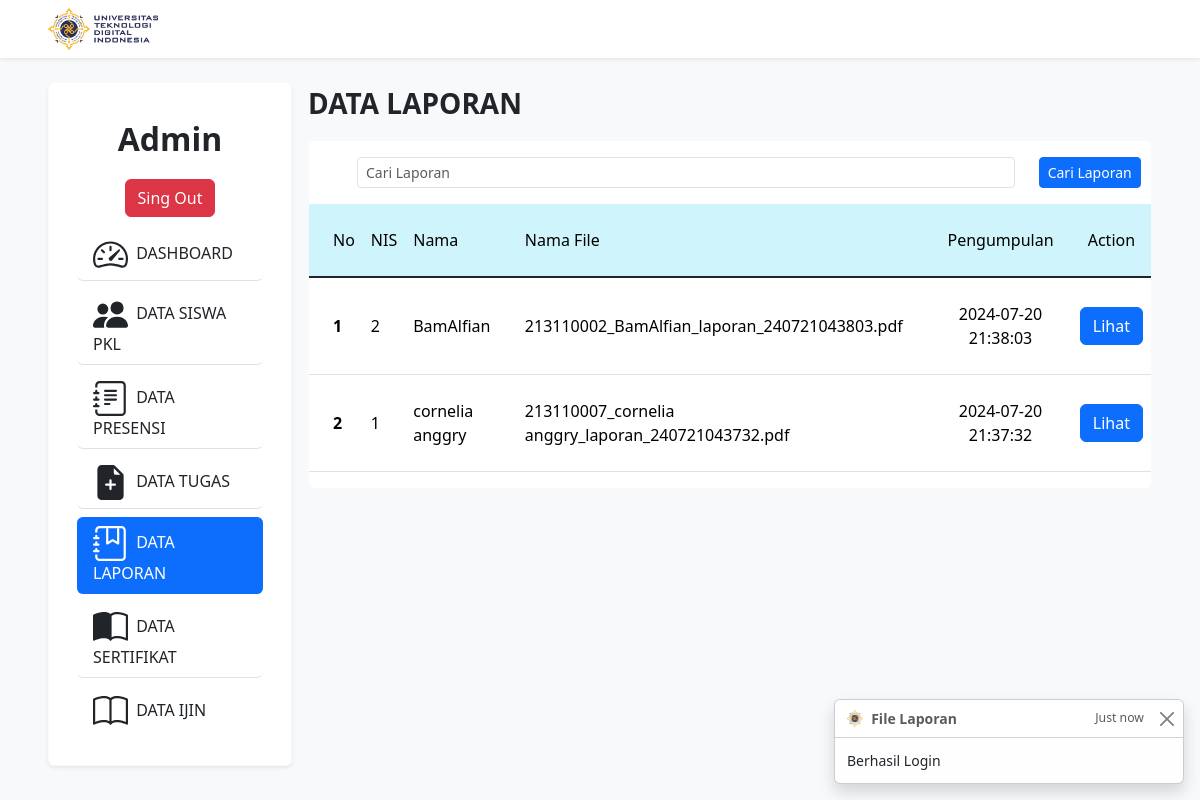
The page /admin/dataLaporan.php (signed in) on the database its author committed.
### tables this page shows
CREATE TABLE `tb_laporan` (
  `id` bigint NOT NULL,
  `nis` bigint NOT NULL,
  `file` varchar(255) NOT NULL,
  `pengumpulan` timestamp NOT NULL DEFAULT CURRENT_TIMESTAMP ON UPDATE CURRENT_TIMESTAMP
);

CREATE TABLE `tb_siswa` (
  `NIS` int NOT NULL,
  `username` text NOT NULL,
  `password` text NOT NULL,
  `nama` text NOT NULL,
  `jurusan` text NOT NULL,
  `asal_sekolah` text NOT NULL
);

### admin/dataLaporan.php (the view, shortened to what this page needs)
<?php
include('../config.php');
?>
<!doctype html>
<html lang="en">
<head>
    <link href="https://cdn.jsdelivr.net/npm/bootstrap@5.3.3/dist/css/bootstrap.min.css" rel="stylesheet">
</head>
<body>
    <div class="min-vh-100 bg-light">
        <nav class="navbar sticky-top shadow-sm" style="background-color: #fff;">
            <div class="px-5">
                <a class="navbar-brand fw-bold" href="#"><img src="../asset/image/utdi.png" alt="" width="10%"></a>
            </div>
        </nav>
        <div class="row gx-0">
            <div class="toast-container position-fixed bottom-0 end-0 p-3" style="z-index: 11">
                <?php
                if (isset($_SESSION['pesan'])) {
                ?>
                    <div id="liveToast" class="toast" role="alert" aria-live="assertive" aria-atomic="true">
                        <div class="toast-header">
                            <img src="../asset/image/logo.png" class="rounded me-2" alt="..." width="5%">
                            <strong class="me-auto">File Laporan</strong>
                            <small>Just now</small>
                            <button type="button" class="btn-close" data-bs-dismiss="toast" aria-label="Close"></button>
                        </div>
                        <div class="toast-body">
                            <?php echo $_SESSION['pesan']  ?>
                        </div>
                    </div>
                <?php
                }
                ?>
            </div>
            <div class="col-sm-3 mb-3 mb-sm-0">
                <div class="card border-light shadow-sm ms-5 me-2 my-4 ">
                    <?php include('../layouts/sidebar.php') ?>
                </div>
            </div>
            <div class="col-sm-9">
                <div class="d-flex justify-content-between align-items-center">
                    <p class="fs-3 fw-bold ps-2 pt-4">DATA LAPORAN</p>
                </div>
                <div class="card border-light me-5 ms-2">
                    <div class="card-body bs-bg-opacity-0 p-0">
                        <form action="<?php echo htmlspecialchars($_SERVER["PHP_SELF"]); ?>" method="get" class="ps-5 pt-3 pb-3">
                            <div class="row">
                                <div class="col-10">
                                    <input type="text" class="form-control form-control-sm" placeholder="Cari Laporan" name="cari" id="cari">
                                </div>
                                <div class="col-auto">
                                    <input type="submit" value="Cari Laporan" class="btn btn-primary btn-sm">
                                </div>
                            </div>
                        </form>
                        <table class="table">
                            <thead>
                                <tr class="table-info m-2">
                                    <td class="fw-medium align-middle">
                                        <p class="pt-3  ps-3">No</p>
                                    </td>
                                    <td class="fw-medium align-middle">
                                        <p class="pt-3 ">NIS</p>
                                    </td>
                                    <td class="fw-medium align-middle">
                                        <p class="pt-3 ">Nama</p>
                                    </td>
                                    <td class="fw-medium align-middle">
                                        <p class="pt-3 ">Nama File</p>
                                    </td>
                                    <td class="fw-medium align-middle text-center">
                                        <p class="pt-3 ">Pengumpulan</p>
                                    </td>
                                    <td class="fw-medium align-middle text-center">
                                        <p class="pt-3 ">Action</p>
                                    </td>
                                </tr>
                            </thead>
                            <tbody class="table-group-divider">
                                <?php
                                $batas = 5;
                                $halaman = isset($_GET['halaman']) ? (int)$_GET['halaman'] : 1;
                                $halaman_awal = ($halaman > 1) ? ($halaman * $batas) - $batas : 0;
                                if (isset($_GET['cari'])) {
                                    $cari = $_GET['cari'];
                                    $data = mysqli_query($db, "SELECT * FROM tb_laporan INNER JOIN tb_siswa ON tb_laporan.nis = tb_siswa.NIS WHERE tb_siswa.nama LIKE '%$cari%'");
                                    $jumlah_data = mysqli_num_rows($data);
                                    $total_halaman = ceil($jumlah_data / $batas);
                                    $data_pegawai = mysqli_query($db, "SELECT * FROM tb_laporan INNER JOIN tb_siswa ON tb_laporan.nis = tb_siswa.NIS WHERE tb_siswa.nama LIKE '%$cari%' ORDER BY tb_laporan.id DESC limit $halaman_awal, $batas ");
                                    $nomor = $halaman_awal + 1;
                                } else {
                                    $data_pegawai = mysqli_query($db, "SELECT * FROM tb_laporan INNER JOIN tb_siswa ON tb_laporan.nis = tb_siswa.NIS ORDER BY tb_laporan.id DESC limit $halaman_awal, $batas ");
                                    $nomor = $halaman_awal + 1;
                                }
                                while ($d = mysqli_fetch_array($data_pegawai)) {
                                ?>
                                    <tr class="m-5">
                                        <th class="align-middle" scope="row">
                                            <p class="pt-3 ps-3"><?php echo $nomor++ ?></p>
                                        </th>
                                        <td class="align-middle">
                                            <p class="pt-3"><?php echo $d['id'] ?></p>
                                        </td>
                                        <td class="align-middle">
                                            <p class="pt-3"><?php echo $d['nama'] ?></p>
                                        </td>
                                        <td class="align-middle">
                                            <p class="pt-3"><?php echo $d['file'] ?></p>
                                        </td>
                                        <td class="align-middle text-center">
                                            <p class="pt-3"><?php echo $d['pengumpulan'] ?></p>
                                        </td>
                                        <td class="align-middle text-center">
                                            <button type="button" class="btn btn-primary" data-bs-toggle="modal" data-bs-target="#exampleModal-<?php echo $d['id'] ?>">
                                                Lihat
                                            </button>
                                        </td>
                                    </tr>
                                <?php } ?>
                            </tbody>
                        </table>
                    </div>
                </div>
            </div>
        </div>
    </div>
</body>
</html>

### rows shown on the page
tb_laporan: id "2", tb_siswa.nama "BamAlfian", file "213110002_BamAlfian_laporan_240721043803.pdf", pengumpulan "2024-07-20 21:38:03"
tb_laporan: id "1", tb_siswa.nama "cornelia anggry", file "213110007_cornelia anggry_laporan_240721043732.pdf", pengumpulan "2024-07-20 21:37:32"

### other values the page prints
$_SESSION['pesan'] "Berhasil Login"
